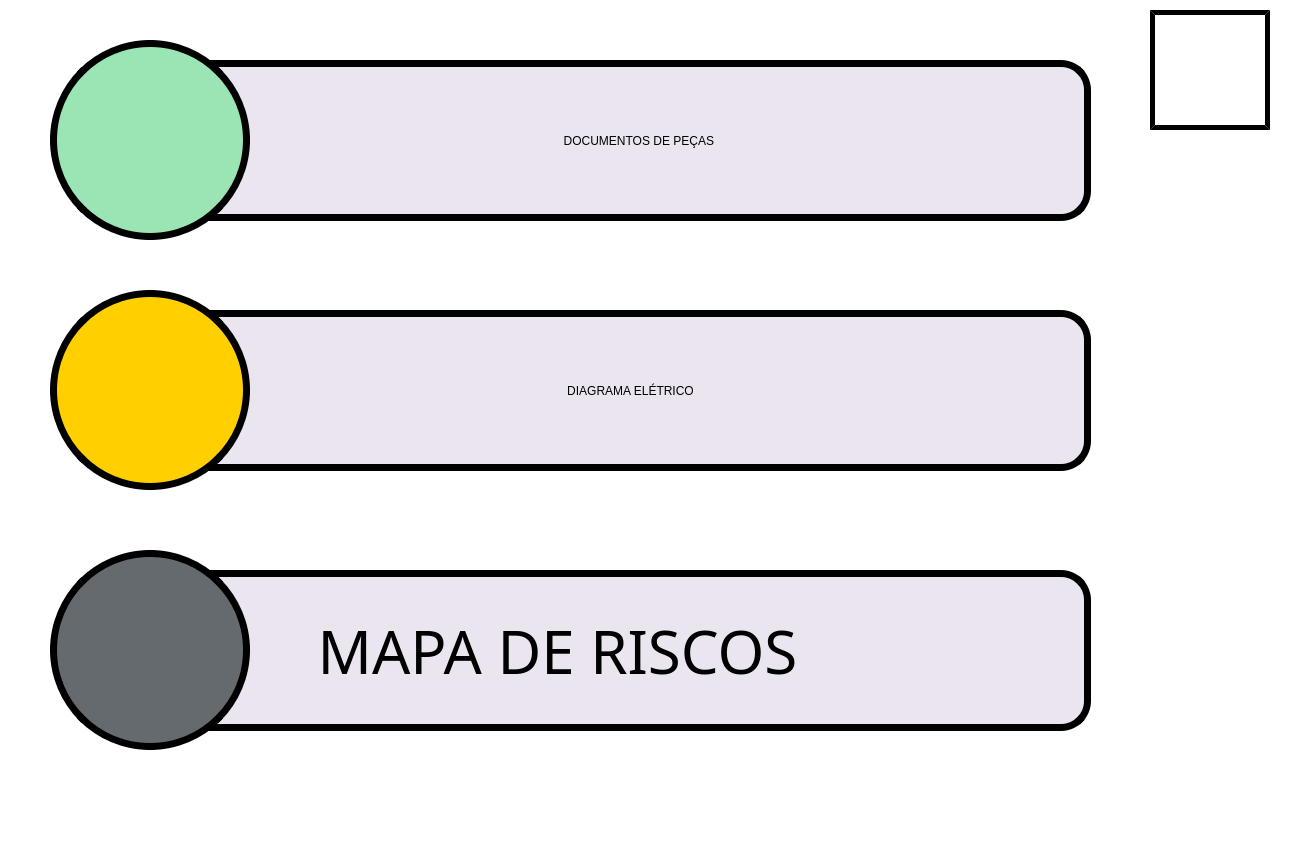
<?xml version="1.0" encoding="UTF-8"?>
<ui version="4.0">
 <class>documentos_menu</class>
 <widget class="QMainWindow" name="documentos_menu">
  <property name="geometry">
   <rect>
    <x>0</x>
    <y>0</y>
    <width>1290</width>
    <height>841</height>
   </rect>
  </property>
  <property name="minimumSize">
   <size>
    <width>1290</width>
    <height>841</height>
   </size>
  </property>
  <property name="maximumSize">
   <size>
    <width>1290</width>
    <height>841</height>
   </size>
  </property>
  <property name="windowTitle">
   <string>MainWindow</string>
  </property>
  <property name="styleSheet">
   <string notr="true">background-color: rgb(255, 255, 255);</string>
  </property>
  <widget class="QWidget" name="centralwidget">
   <widget class="QLabel" name="Label_Borda">
    <property name="geometry">
     <rect>
      <x>0</x>
      <y>783</y>
      <width>1290</width>
      <height>18</height>
     </rect>
    </property>
    <property name="text">
     <string/>
    </property>
    <property name="pixmap">
     <pixmap>Imagens/Borda.png</pixmap>
    </property>
    <property name="scaledContents">
     <bool>true</bool>
    </property>
   </widget>
   <widget class="QPushButton" name="botao_documentos_de_pecas02">
    <property name="geometry">
     <rect>
      <x>180</x>
      <y>60</y>
      <width>911</width>
      <height>161</height>
     </rect>
    </property>
    <property name="styleSheet">
     <string notr="true">border-style: outset;
border-color: rgb(0, 0, 0);
background-color: rgb(234, 229, 239);
border-width:7px;
font: 75 45pt &quot;Bosch Sans Bold&quot;;
border-radius: 30px;</string>
    </property>
    <property name="text">
     <string>  DOCUMENTOS DE PEÇAS</string>
    </property>
   </widget>
   <widget class="QPushButton" name="botao_documentos_de_pecas01">
    <property name="geometry">
     <rect>
      <x>50</x>
      <y>40</y>
      <width>200</width>
      <height>200</height>
     </rect>
    </property>
    <property name="styleSheet">
     <string notr="true">border-style: outset;
border-color: rgb(0, 0, 0);
background-color: rgb(155, 228, 179);
border-width:7px;
border-radius: 100px;
font: 75 50pt &quot;Bosch Sans Bold&quot;;</string>
    </property>
    <property name="text">
     <string/>
    </property>
    <property name="icon">
     <iconset>
      <normaloff>imagens/Documentos.Peças.png</normaloff>imagens/Documentos.Peças.png</iconset>
    </property>
    <property name="iconSize">
     <size>
      <width>125</width>
      <height>125</height>
     </size>
    </property>
   </widget>
   <widget class="QPushButton" name="botao_diagrama_eletrico02">
    <property name="geometry">
     <rect>
      <x>180</x>
      <y>310</y>
      <width>911</width>
      <height>161</height>
     </rect>
    </property>
    <property name="styleSheet">
     <string notr="true">border-style: outset;
border-color: rgb(0, 0, 0);
background-color: rgb(234, 229, 239);
border-width:7px;
font: 75 45pt &quot;Bosch Sans Bold&quot;;
border-radius: 30px;</string>
    </property>
    <property name="text">
     <string>  DIAGRAMA ELÉTRICO     </string>
    </property>
   </widget>
   <widget class="QPushButton" name="botao_diagrama_eletrico01">
    <property name="geometry">
     <rect>
      <x>50</x>
      <y>290</y>
      <width>200</width>
      <height>200</height>
     </rect>
    </property>
    <property name="styleSheet">
     <string notr="true">border-style: outset;
border-color: rgb(0, 0, 0);
background-color: rgb(255, 207, 0);
border-width:7px;
border-radius: 100px;
font: 75 50pt &quot;Bosch Sans Bold&quot;;</string>
    </property>
    <property name="text">
     <string/>
    </property>
    <property name="icon">
     <iconset>
      <normaloff>imagens/Diagrama_eletrico.svg</normaloff>imagens/Diagrama_eletrico.svg</iconset>
    </property>
    <property name="iconSize">
     <size>
      <width>160</width>
      <height>160</height>
     </size>
    </property>
   </widget>
   <widget class="QPushButton" name="botao_mae02">
    <property name="geometry">
     <rect>
      <x>180</x>
      <y>570</y>
      <width>911</width>
      <height>161</height>
     </rect>
    </property>
    <property name="font">
     <font>
      <family>Bosch Sans Bold</family>
      <pointsize>45</pointsize>
      <weight>9</weight>
      <italic>false</italic>
      <bold>false</bold>
     </font>
    </property>
    <property name="layoutDirection">
     <enum>Qt::LeftToRight</enum>
    </property>
    <property name="styleSheet">
     <string notr="true">border-style: outset;
border-color: rgb(0, 0, 0);
background-color: rgb(234, 229, 239);
border-width:7px;
font: 75 45pt &quot;Bosch Sans Bold&quot;;
border-radius: 30px;</string>
    </property>
    <property name="text">
     <string>  MAPA DE RISCOS            </string>
    </property>
    <property name="checkable">
     <bool>false</bool>
    </property>
   </widget>
   <widget class="QPushButton" name="botao_mae01">
    <property name="geometry">
     <rect>
      <x>50</x>
      <y>550</y>
      <width>200</width>
      <height>200</height>
     </rect>
    </property>
    <property name="styleSheet">
     <string notr="true">border-style: outset;
border-color: rgb(0, 0, 0);
background-color: rgb(101, 106, 111);
border-width:7px;
border-radius: 100px;
font: 75 50pt &quot;Bosch Sans Bold&quot;;</string>
    </property>
    <property name="text">
     <string/>
    </property>
    <property name="icon">
     <iconset>
      <normaloff>imagens/MAE.svg</normaloff>imagens/MAE.svg</iconset>
    </property>
    <property name="iconSize">
     <size>
      <width>160</width>
      <height>160</height>
     </size>
    </property>
   </widget>
   <widget class="QPushButton" name="botao_home">
    <property name="geometry">
     <rect>
      <x>1150</x>
      <y>10</y>
      <width>120</width>
      <height>120</height>
     </rect>
    </property>
    <property name="styleSheet">
     <string notr="true">border-style: outset;
border-color: rgb(0, 0, 0);
border-width:5px;</string>
    </property>
    <property name="text">
     <string/>
    </property>
    <property name="icon">
     <iconset>
      <normaloff>imagens/Home.Documentos.png</normaloff>imagens/Home.Documentos.png</iconset>
    </property>
    <property name="iconSize">
     <size>
      <width>105</width>
      <height>105</height>
     </size>
    </property>
   </widget>
  </widget>
  <widget class="QMenuBar" name="menubar">
   <property name="geometry">
    <rect>
     <x>0</x>
     <y>0</y>
     <width>1290</width>
     <height>21</height>
    </rect>
   </property>
  </widget>
  <widget class="QStatusBar" name="statusbar"/>
 </widget>
 <resources/>
 <connections/>
</ui>
